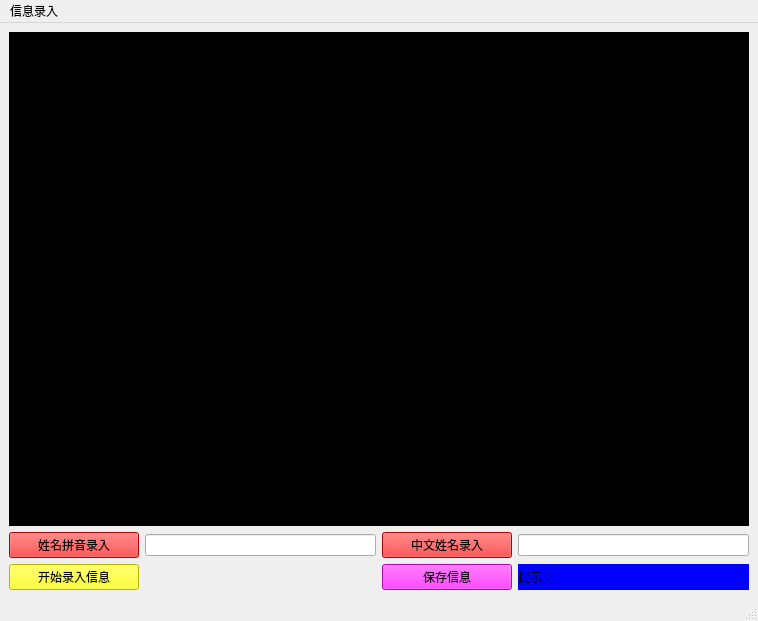
<?xml version="1.0" encoding="UTF-8"?>
<ui version="4.0">
 <class>MainWindow</class>
 <widget class="QMainWindow" name="MainWindow">
  <property name="geometry">
   <rect>
    <x>0</x>
    <y>0</y>
    <width>758</width>
    <height>621</height>
   </rect>
  </property>
  <property name="windowTitle">
   <string>MainWindow</string>
  </property>
  <widget class="QWidget" name="centralwidget">
   <layout class="QGridLayout" name="gridLayout">
    <item row="4" column="0">
     <widget class="QPushButton" name="pushButton_3">
      <property name="styleSheet">
       <string notr="true">background-color:rgb(255,255,0)</string>
      </property>
      <property name="text">
       <string>开始录入信息</string>
      </property>
     </widget>
    </item>
    <item row="2" column="2">
     <widget class="QPushButton" name="pushButton_2">
      <property name="styleSheet">
       <string notr="true">background-color:rgb(255,0,0)</string>
      </property>
      <property name="text">
       <string>中文姓名录入</string>
      </property>
     </widget>
    </item>
    <item row="2" column="0">
     <widget class="QPushButton" name="pushButton">
      <property name="styleSheet">
       <string notr="true">background-color:rgb(255,0,0)</string>
      </property>
      <property name="text">
       <string>姓名拼音录入</string>
      </property>
     </widget>
    </item>
    <item row="2" column="1">
     <widget class="QLineEdit" name="lineEdit">
      <property name="maximumSize">
       <size>
        <width>231</width>
        <height>16777215</height>
       </size>
      </property>
     </widget>
    </item>
    <item row="2" column="3">
     <widget class="QLineEdit" name="lineEdit_2">
      <property name="maximumSize">
       <size>
        <width>231</width>
        <height>16777215</height>
       </size>
      </property>
     </widget>
    </item>
    <item row="0" column="0" colspan="4">
     <widget class="QLabel" name="label">
      <property name="styleSheet">
       <string notr="true">background-color:rgb(0,0,0)</string>
      </property>
      <property name="text">
       <string/>
      </property>
     </widget>
    </item>
    <item row="4" column="2">
     <widget class="QPushButton" name="pushButton_4">
      <property name="styleSheet">
       <string notr="true">background-color:rgb(255,0,255)</string>
      </property>
      <property name="text">
       <string>保存信息</string>
      </property>
     </widget>
    </item>
    <item row="4" column="3">
     <widget class="QLabel" name="label_2">
      <property name="styleSheet">
       <string notr="true">background-color:rgb(0,0,255)</string>
      </property>
      <property name="text">
       <string>提示：</string>
      </property>
     </widget>
    </item>
   </layout>
  </widget>
  <widget class="QMenuBar" name="menubar">
   <property name="geometry">
    <rect>
     <x>0</x>
     <y>0</y>
     <width>758</width>
     <height>23</height>
    </rect>
   </property>
   <widget class="QMenu" name="menu">
    <property name="title">
     <string>信息录入</string>
    </property>
   </widget>
   <addaction name="menu"/>
  </widget>
  <widget class="QStatusBar" name="statusbar"/>
 </widget>
 <resources/>
 <connections/>
</ui>
